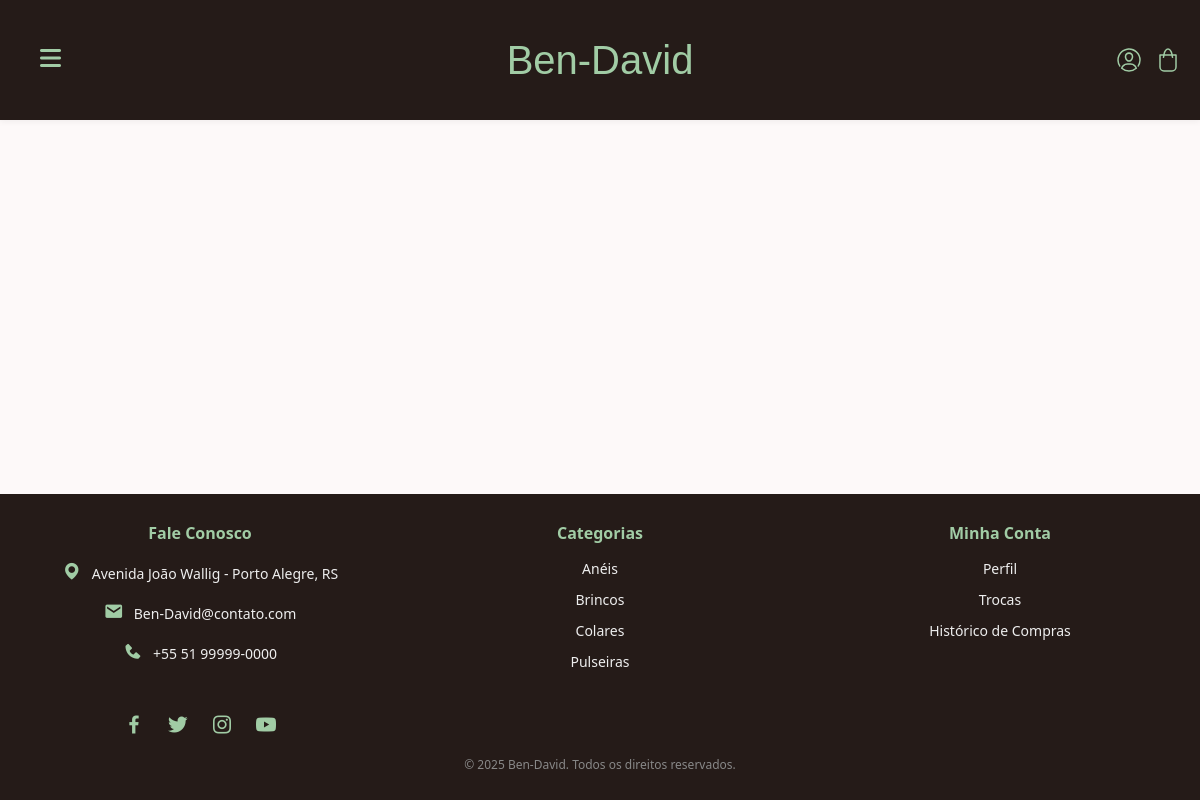
Page /produtos.php on the earlier database version.
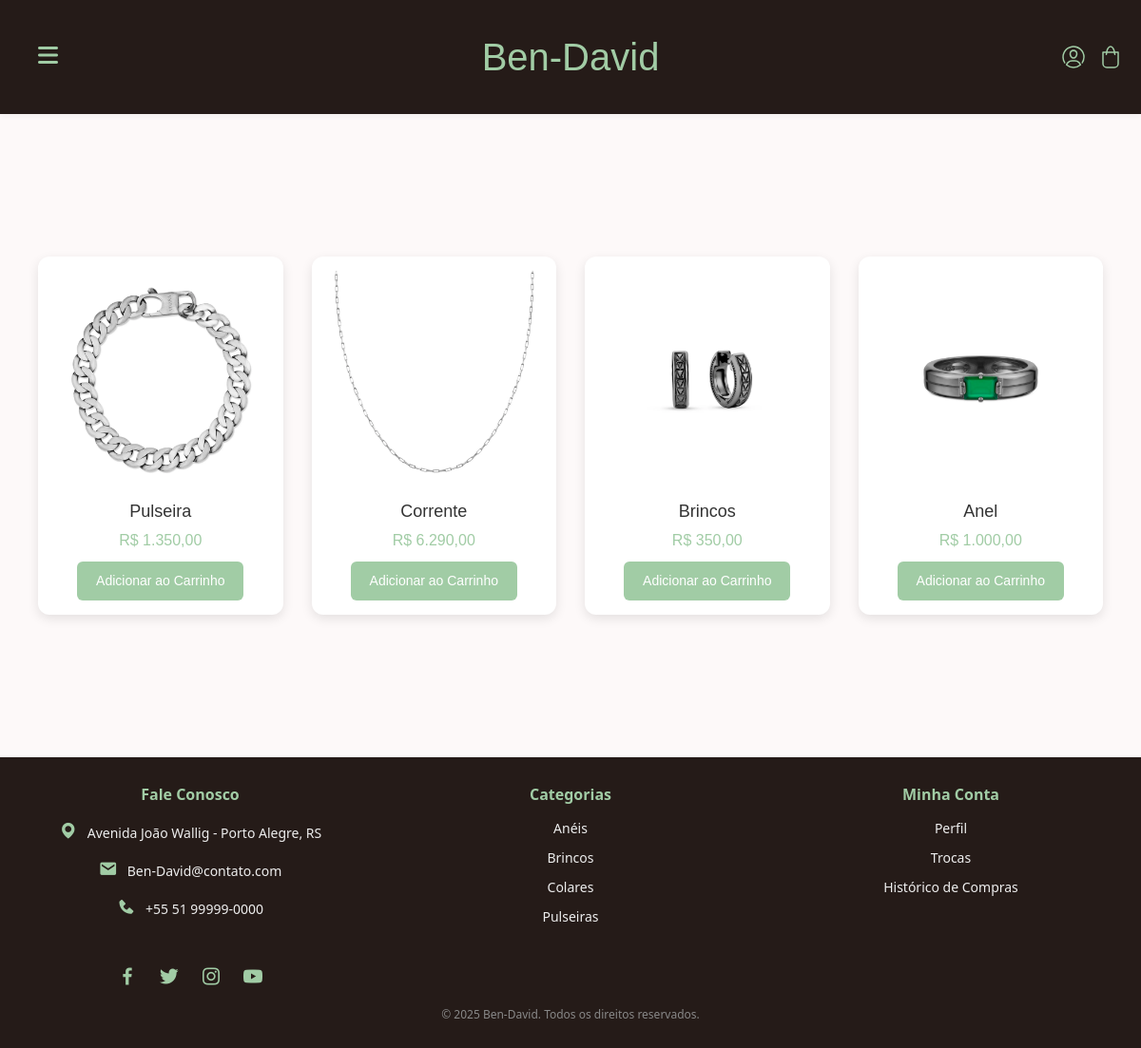
Same page on the later database version.
### tables this page shows
CREATE TABLE `produto` (
  `id` bigint(20) NOT NULL,
  `nome` varchar(100) DEFAULT NULL,
  `descricao` text DEFAULT NULL,
  `preco` decimal(10,2) DEFAULT NULL,
  `estoque` int(11) DEFAULT NULL,
  `data_cadastro` datetime DEFAULT NULL,
  `ativo` tinyint(1) DEFAULT NULL,
  `categoria_id` bigint(20) DEFAULT NULL
);

CREATE TABLE `imagemproduto` (
  `id` bigint(20) NOT NULL,
  `url_imagem` varchar(255) DEFAULT NULL,
  `principal` tinyint(1) DEFAULT NULL,
  `produto_id` bigint(20) DEFAULT NULL
);

### conexao.php (called while the page is built, shortened)
<?php
function isLoggedIn() {
    return (isset($_SESSION['user_id']) && !empty($_SESSION['user_id'])) ||
           (isset($_SESSION['id']) && !empty($_SESSION['id']));
}

### models/Produto.php (called while the page is built, shortened)
<?php
require_once __DIR__ . "/../conexao.php";
class Produto {
    private $pdo;
    public function __construct($pdo) {
        $this->pdo = $pdo;
    }
    public function getImagemPrincipal(int $produtoId): ?string
    {
        $sql = "SELECT url_imagem
                  FROM imagemproduto
                 WHERE produto_id = :id
                 ORDER BY principal DESC, id ASC
                 LIMIT 1";
        $stmt = $this->pdo->prepare($sql);
        $stmt->execute([':id' => $produtoId]);
        $row = $stmt->fetch(PDO::FETCH_ASSOC);
        return $row['url_imagem'] ?? null;
    }
    public function getAllAtivos(): array
    {
        $sql = "SELECT * FROM produto WHERE ativo = 1 ORDER BY data_cadastro DESC, id DESC";
        $stmt = $this->pdo->query($sql);
        return $stmt->fetchAll(PDO::FETCH_ASSOC);
    }
}

### produtos.php (the view, shortened to what this page needs)
<?php include 'header.php'; ?>
<?php include 'models/Produto.php'; ?>
<!DOCTYPE html>
<html lang="pt-br">
<head>
  <link rel="stylesheet" href="_css/produtos.css">
  <link href="https://unpkg.com/boxicons@2.1.4/css/boxicons.min.css" rel="stylesheet" />
</head>
<body>
<main style="background-color: #fdf9f9;">
  <section class="produtos-section">
    <?php
    $categoriaSelecionada = $_GET['categoria'] ?? null;
    ?>
    <div class="produtos-grid-container">
      <div class="produtos-grid">
        <?php
        $produtoModel = new Produto($pdo);
        if ($categoriaSelecionada) {
          $produtos = $produtoModel->getByCategoriaNome($categoriaSelecionada);
        } else {
          $produtos = $produtoModel->getAllAtivos();
        }
        foreach ($produtos as $produto) :
          $urlImagem = $produtoModel->getImagemPrincipal($produto['id']) ?? '_images/padrao.jpg';
        ?>
          <div class="produto-card">
            <a href="produto.php?id=<?= $produto['id'] ?>">
              <img src="<?= $urlImagem ?>" alt="<?= htmlspecialchars($produto['nome']) ?>" />
            </a>
            <div class="produto-card-info">
              <h3><?= htmlspecialchars($produto['nome']) ?></h3>
              <p class="preco">R$ <?= number_format($produto['preco'], 2, ',', '.') ?></p>
              <button class="btn btn-primary btn-add-carrinho" data-produto-id="<?= $produto['id'] ?>">
                Adicionar ao Carrinho
              </button>
            </div>
          </div>
        <?php endforeach; ?>
      </div>
    </div>
  </section>
</main>
<?php include 'footer.php'; ?>

### header.php (shortened to what this page needs)
<?php
require_once 'conexao.php';
?>
<!DOCTYPE html>
<html lang="pt-br">
<head>
    <link href="https://cdn.jsdelivr.net/npm/bootstrap@5.3.7/dist/css/bootstrap.min.css" rel="stylesheet">
    <link rel="stylesheet" href="https://cdnjs.cloudflare.com/ajax/libs/font-awesome/6.4.0/css/all.min.css">
    <link href="https://unpkg.com/boxicons@2.1.4/css/boxicons.min.css" rel="stylesheet" />
    <link href="_css/header.css" rel="stylesheet">
    </head>
<body>
<header>
  <nav class="navbar navbar-expand-lg">
    <div class="container-fluid">
      <ul class="navbar-nav">
        <li class="nav-item dropdown">
          <a class="nav-link dropdown-toggle" href="#" id="produtosDropdown" role="button" data-bs-toggle="dropdown" aria-expanded="false">
            <i class="fa fa-bars" style="color: #A1CCA5; font-size: 24px;"></i>
          </a>
        </li>
      </ul>
    </div>
  </nav>
  <div class="logo">
    <a href="index.php">
      <h1>Ben-David</h1>
    </a>
  </div>
  <div class="actions-wrapper">
    <ul>
      <li class="profile-icon">
        <a href="login.php" class="icon-button" title="Perfil">
        </a>
      </li>
      <li class="cart-icon">
        <a href="carrinho.php" class="icon-button" id="cartToggle" title="Carrinho">
        </a>
      </li>
    </ul>
  </div>
</header>

### footer.php (shortened to what this page needs)
<link href="_css/footer.css" rel="stylesheet">
<footer class="footer">
    <div class="row-container">
        <div class="footer-links">
            <div class="col">
                <h4>Fale Conosco</h4>
                <div class="d-flex"><div class="icon"><i class="bx bxs-map"></i></div><span>Avenida João Wallig - Porto Alegre, RS</span></div>
                <div class="d-flex"><div class="icon"><i class="bx bxs-envelope"></i></div><span>Ben-David@contato.com</span></div>
                <div class="d-flex"><div class="icon"><i class="bx bxs-phone"></i></div><span>+55 51 99999-0000</span></div>
                <div class="icons d-flex">
                    <div class="icon"><i class="bx bxl-facebook"></i></div>
                    <div class="icon"><i class="bx bxl-twitter"></i></div>
                    <div class="icon"><i class="bx bxl-instagram"></i></div>
                    <div class="icon"><i class="bx bxl-youtube"></i></div>
                </div>
            </div>
            <div class="col">
                <h4>Categorias</h4>
                <a href="produtos.php?categoria=aneis">Anéis</a>
                <a href="produtos.php?categoria=brincos">Brincos</a>
                <a href="produtos.php?categoria=colares">Colares</a>
                <a href="produtos.php?categoria=pulseiras">Pulseiras</a>
            </div>
            <div class="col">
                <h4>Minha Conta</h4>
                <a href="<?php echo isLoggedIn() ? 'perfil.php' : 'login.php'; ?>">Perfil</a>
                <a href="#">Trocas</a>
                <a href="meus-pedidos.php">Histórico de Compras</a>
            </div>
        </div>
    </div>
    <p class="color">&copy; <?php echo date('Y'); ?> Ben-David. Todos os direitos reservados.<br /></p>
</footer>
</body>
</html>

### _css/header.css (style rules this page uses)
:root { --brown: #251B18; --green: #A1CCA5; }
* { margin: 0; padding: 0; box-sizing: border-box; }
html { height: 100%; }
body { display: flex; flex-direction: column; min-height: 100vh; padding-top: 120px; }
main { flex: 1 0 auto; }
.footer { flex-shrink: 0; }
header { position: fixed; font-family: "Futura Std", sans-serif; top: 0; left: 0; width: 100%; height: 120px; padding: 0 20px; z-index: 999; background-color: var(--brown); box-shadow: 0 2px 6px rgba(0, 0, 0, 0.05); display: flex; align-items: center; justify-content: space-between; }
.navbar { flex: 1; justify-content: flex-start; }
.logo { flex: 1; text-align: center; }
.logo a { text-decoration: none; color: inherit; }
.logo h1 { font-size: 2.5rem; color: var(--green); font-family: 'Animoto', sans-serif; margin: 0; }
.actions-wrapper { flex: 1; }
.actions-wrapper ul { list-style: none; display: flex; gap: 15px; margin: 0; padding: 0; justify-content: flex-end; }
.container-fluid a { color: var(--green); }
.actions-wrapper a { color: inherit; }
a.dropdown-toggle::after { display: none !important; }
.icon-button svg { transition: transform 0.2s ease; cursor: pointer; }

### _css/produtos.css (style rules this page uses)
:root { --footer-bg: #37222d; --footer-text: #eee; --footer-link: #ccc; --footer-link-hover: #fff; --footer-accent: #A1CCA5; --footer-icon-color: #A1CCA5; }
body { font-family: "Futura Std", sans-serif; margin: 30px; }
.produtos-section { width: 100%; max-width: 1200px; margin: 150px auto; padding: 0 20px; background-color: #fdf9f9; }
.produto-card a { text-decoration: none; }
.produtos-grid-container { max-width: 1200px; margin: 0 auto; padding: 0 20px; }
.produtos-grid { display: grid; grid-template-columns: repeat(auto-fill, minmax(250px, 1fr)); gap: 30px; justify-items: center; }
.produto-card { width: 100%; max-width: 300px; background: #fff; padding: 15px; border-radius: 12px; box-shadow: 0 4px 12px rgba(0,0,0,0.1); text-align: center; transition: transform 0.3s ease; }
.produto-card img { width: 100%; height: auto; max-height: 280px; object-fit: cover; border-radius: 8px; }
.produto-card h3 { font-size: 18px; margin: 15px 0 8px; color: #333; }
.produto-card .preco { font-size: 16px; color: var(--footer-accent); margin-bottom: 10px; }
.produto-card button { padding: 10px 20px; background: var(--footer-accent); border: none; color: white; font-size: 14px; border-radius: 6px; cursor: pointer; transition: background 0.3s ease; }

### _css/footer.css (style rules this page uses)
:root { --footer-bg: #251B18; --footer-text: #eee; --footer-link: #ccc; --footer-link-hover: #fff; --footer-accent: #A1CCA5; --footer-icon-color: #A1CCA5; }
* { margin: 0; padding: 0; box-sizing: border-box; }
body { margin: 0; }
.footer { background-color: var(--footer-bg); color: var(--footer-text); padding: 30px 20px 10px; font-family: 'Segoe UI', sans-serif; font-size: 14px; }
.footer .row-container { display: flex; flex-wrap: wrap; gap: 40px; max-width: 1200px; margin: 0 auto; justify-content: center; text-align: center; }
.footer .col { align-items: center; display: flex; flex-direction: column; flex: 1 1 180px; min-width: 150px; }
.footer h4 { font-size: 16px; color: var(--footer-accent); margin-bottom: 15px; font-weight: bold; }
.footer a { display: block; color: inherit; text-decoration: none; margin-bottom: 10px; transition: color 0.3s ease; }
.footer .d-flex { display: flex; align-items: center; gap: 10px; margin-bottom: 10px; }
.footer .icon { font-size: 20px; color: var(--footer-icon-color); }
.footer .icons { margin-top: 30px; gap: 20px; }
.footer .icons .icon { font-size: 24px; cursor: pointer; transition: transform 0.3s ease, color 0.3s ease; }
.color { text-align: center; margin-top: 2px; font-size: 12px; color: #888; }
.footer-links { display: flex; flex-wrap: wrap; gap: 40px; flex: 2; }
.footer-links .col { min-width: 150px; }

Differences in the rows shown:
added produto: id+nome (picture), nome "Pulseira", preco "1.350,00"
added produto: id+nome (picture), nome "Corrente", preco "6.290,00"
added produto: id.url_imagem (picture), nome "Brincos", preco "350,00"
added produto: id+nome (picture), nome "Anel", preco "1.000,00"
